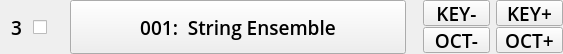
         <widget class="QFrame" name="frameSample3">
          <property name="minimumSize">
           <size>
            <width>0</width>
            <height>54</height>
           </size>
          </property>
          <property name="maximumSize">
           <size>
            <width>16777215</width>
            <height>54</height>
           </size>
          </property>
          <layout class="QHBoxLayout" name="horizontalLayout_6">
           <property name="spacing">
            <number>0</number>
           </property>
           <property name="leftMargin">
            <number>0</number>
           </property>
           <property name="topMargin">
            <number>0</number>
           </property>
           <property name="rightMargin">
            <number>0</number>
           </property>
           <property name="bottomMargin">
            <number>0</number>
           </property>
           <item>
            <widget class="QLabel" name="lbSampleNb3">
             <property name="minimumSize">
              <size>
               <width>33</width>
               <height>54</height>
              </size>
             </property>
             <property name="maximumSize">
              <size>
               <width>33</width>
               <height>54</height>
              </size>
             </property>
             <property name="font">
              <font>
               <family>Open Sans</family>
               <pointsize>14</pointsize>
               <weight>68</weight>
               <bold>true</bold>
              </font>
             </property>
             <property name="styleSheet">
              <string notr="true"/>
             </property>
             <property name="text">
              <string>3</string>
             </property>
             <property name="alignment">
              <set>Qt::AlignCenter</set>
             </property>
            </widget>
           </item>
           <item>
            <widget class="QCheckBox" name="checkBox_3">
             <property name="minimumSize">
              <size>
               <width>37</width>
               <height>54</height>
              </size>
             </property>
             <property name="maximumSize">
              <size>
               <width>37</width>
               <height>54</height>
              </size>
             </property>
             <property name="text">
              <string/>
             </property>
            </widget>
           </item>
           <item>
            <widget class="QPushButton" name="pbSample3">
             <property name="sizePolicy">
              <sizepolicy hsizetype="Fixed" vsizetype="Fixed">
               <horstretch>0</horstretch>
               <verstretch>0</verstretch>
              </sizepolicy>
             </property>
             <property name="minimumSize">
              <size>
               <width>336</width>
               <height>54</height>
              </size>
             </property>
             <property name="maximumSize">
              <size>
               <width>336</width>
               <height>54</height>
              </size>
             </property>
             <property name="font">
              <font>
               <family>Open Sans</family>
               <pointsize>14</pointsize>
               <weight>68</weight>
               <bold>true</bold>
              </font>
             </property>
             <property name="styleSheet">
              <string notr="true"/>
             </property>
             <property name="text">
              <string>001:  String Ensemble</string>
             </property>
            </widget>
           </item>
           <item>
            <spacer name="horizontalSpacer_6">
             <property name="orientation">
              <enum>Qt::Horizontal</enum>
             </property>
             <property name="sizeType">
              <enum>QSizePolicy::Fixed</enum>
             </property>
             <property name="sizeHint" stdset="0">
              <size>
               <width>17</width>
               <height>20</height>
              </size>
             </property>
            </spacer>
           </item>
           <item>
            <widget class="QFrame" name="soundPitchFrame3">
             <property name="minimumSize">
              <size>
               <width>0</width>
               <height>54</height>
              </size>
             </property>
             <property name="maximumSize">
              <size>
               <width>16777215</width>
               <height>54</height>
              </size>
             </property>
             <layout class="QGridLayout" name="gridLayout_5">
              <property name="leftMargin">
               <number>0</number>
              </property>
              <property name="topMargin">
               <number>0</number>
              </property>
              <property name="rightMargin">
               <number>0</number>
              </property>
              <property name="bottomMargin">
               <number>0</number>
              </property>
              <property name="verticalSpacing">
               <number>1</number>
              </property>
              <item row="0" column="0" colspan="2">
               <spacer name="horizontalSpacer_10">
                <property name="orientation">
                 <enum>Qt::Horizontal</enum>
                </property>
                <property name="sizeType">
                 <enum>QSizePolicy::Fixed</enum>
                </property>
                <property name="sizeHint" stdset="0">
                 <size>
                  <width>140</width>
                  <height>0</height>
                 </size>
                </property>
               </spacer>
              </item>
              <item row="1" column="0">
               <widget class="QPushButton" name="pbKeyMinus3">
                <property name="minimumSize">
                 <size>
                  <width>67</width>
                  <height>26</height>
                 </size>
                </property>
                <property name="maximumSize">
                 <size>
                  <width>67</width>
                  <height>26</height>
                 </size>
                </property>
                <property name="font">
                 <font>
                  <family>Open Sans</family>
                  <pointsize>14</pointsize>
                  <weight>68</weight>
                  <bold>true</bold>
                 </font>
                </property>
                <property name="styleSheet">
                 <string notr="true"/>
                </property>
                <property name="text">
                 <string>KEY-</string>
                </property>
               </widget>
              </item>
              <item row="1" column="1">
               <widget class="QPushButton" name="pbKeyPlus3">
                <property name="minimumSize">
                 <size>
                  <width>67</width>
                  <height>26</height>
                 </size>
                </property>
                <property name="maximumSize">
                 <size>
                  <width>67</width>
                  <height>26</height>
                 </size>
                </property>
                <property name="font">
                 <font>
                  <family>Open Sans</family>
                  <pointsize>14</pointsize>
                  <weight>68</weight>
                  <bold>true</bold>
                 </font>
                </property>
                <property name="styleSheet">
                 <string notr="true"/>
                </property>
                <property name="text">
                 <string>KEY+</string>
                </property>
               </widget>
              </item>
              <item row="2" column="0">
               <widget class="QPushButton" name="pbOCTMinus3">
                <property name="minimumSize">
                 <size>
                  <width>67</width>
                  <height>26</height>
                 </size>
                </property>
                <property name="maximumSize">
                 <size>
                  <width>67</width>
                  <height>26</height>
                 </size>
                </property>
                <property name="font">
                 <font>
                  <family>Open Sans</family>
                  <pointsize>14</pointsize>
                  <weight>68</weight>
                  <bold>true</bold>
                 </font>
                </property>
                <property name="styleSheet">
                 <string notr="true"/>
                </property>
                <property name="text">
                 <string>OCT-</string>
                </property>
               </widget>
              </item>
              <item row="2" column="1">
               <widget class="QPushButton" name="pbOCTPlus3">
                <property name="minimumSize">
                 <size>
                  <width>67</width>
                  <height>26</height>
                 </size>
                </property>
                <property name="maximumSize">
                 <size>
                  <width>67</width>
                  <height>26</height>
                 </size>
                </property>
                <property name="font">
                 <font>
                  <family>Open Sans</family>
                  <pointsize>14</pointsize>
                  <weight>68</weight>
                  <bold>true</bold>
                 </font>
                </property>
                <property name="styleSheet">
                 <string notr="true"/>
                </property>
                <property name="text">
                 <string>OCT+</string>
                </property>
               </widget>
              </item>
             </layout>
            </widget>
           </item>
          </layout>
         </widget>
